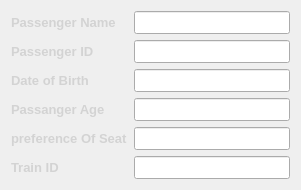
  <widget class="QWidget" name="formLayoutWidget">
   <property name="geometry">
    <rect>
     <x>50</x>
     <y>160</y>
     <width>301</width>
     <height>171</height>
    </rect>
   </property>
   <layout class="QFormLayout" name="formLayout">
    <item row="0" column="0">
     <widget class="QLabel" name="passengerNameLabel">
      <property name="font">
       <font>
        <pointsize>10</pointsize>
        <bold>true</bold>
       </font>
      </property>
      <property name="styleSheet">
       <string notr="true">color:rgb(211, 211, 211)</string>
      </property>
      <property name="text">
       <string>Passenger Name</string>
      </property>
     </widget>
    </item>
    <item row="0" column="1">
     <widget class="QLineEdit" name="name">
      <property name="font">
       <font>
        <pointsize>10</pointsize>
       </font>
      </property>
      <property name="readOnly">
       <bool>true</bool>
      </property>
     </widget>
    </item>
    <item row="1" column="0">
     <widget class="QLabel" name="passengerIDLabel">
      <property name="font">
       <font>
        <pointsize>10</pointsize>
        <bold>true</bold>
       </font>
      </property>
      <property name="styleSheet">
       <string notr="true">color:rgb(211, 211, 211)</string>
      </property>
      <property name="text">
       <string>Passenger ID</string>
      </property>
     </widget>
    </item>
    <item row="1" column="1">
     <widget class="QLineEdit" name="id">
      <property name="font">
       <font>
        <pointsize>10</pointsize>
       </font>
      </property>
      <property name="readOnly">
       <bool>true</bool>
      </property>
     </widget>
    </item>
    <item row="2" column="0">
     <widget class="QLabel" name="hisHerDateOfBirthLabel">
      <property name="font">
       <font>
        <pointsize>10</pointsize>
        <bold>true</bold>
       </font>
      </property>
      <property name="styleSheet">
       <string notr="true">color:rgb(211, 211, 211)</string>
      </property>
      <property name="text">
       <string>Date of Birth</string>
      </property>
     </widget>
    </item>
    <item row="3" column="0">
     <widget class="QLabel" name="passangerAgeLabel">
      <property name="font">
       <font>
        <pointsize>10</pointsize>
        <bold>true</bold>
       </font>
      </property>
      <property name="styleSheet">
       <string notr="true">color:rgb(211, 211, 211)</string>
      </property>
      <property name="text">
       <string>Passanger Age</string>
      </property>
     </widget>
    </item>
    <item row="3" column="1">
     <widget class="QLineEdit" name="age">
      <property name="font">
       <font>
        <pointsize>10</pointsize>
       </font>
      </property>
      <property name="readOnly">
       <bool>true</bool>
      </property>
     </widget>
    </item>
    <item row="4" column="0">
     <widget class="QLabel" name="preferenceOfSeatLabel">
      <property name="font">
       <font>
        <pointsize>10</pointsize>
        <bold>true</bold>
       </font>
      </property>
      <property name="styleSheet">
       <string notr="true">color:rgb(211, 211, 211)</string>
      </property>
      <property name="text">
       <string>preference Of Seat</string>
      </property>
     </widget>
    </item>
    <item row="4" column="1">
     <widget class="QLineEdit" name="seat">
      <property name="font">
       <font>
        <pointsize>10</pointsize>
       </font>
      </property>
      <property name="readOnly">
       <bool>true</bool>
      </property>
     </widget>
    </item>
    <item row="2" column="1">
     <widget class="QLineEdit" name="birth">
      <property name="font">
       <font>
        <pointsize>10</pointsize>
       </font>
      </property>
      <property name="readOnly">
       <bool>true</bool>
      </property>
     </widget>
    </item>
    <item row="5" column="0">
     <widget class="QLabel" name="trainIDLabel">
      <property name="font">
       <font>
        <pointsize>10</pointsize>
        <bold>true</bold>
       </font>
      </property>
      <property name="styleSheet">
       <string notr="true">color:rgb(211, 211, 211)</string>
      </property>
      <property name="text">
       <string>Train ID</string>
      </property>
     </widget>
    </item>
    <item row="5" column="1">
     <widget class="QLineEdit" name="trainid">
      <property name="font">
       <font>
        <pointsize>10</pointsize>
       </font>
      </property>
     </widget>
    </item>
   </layout>
  </widget>
